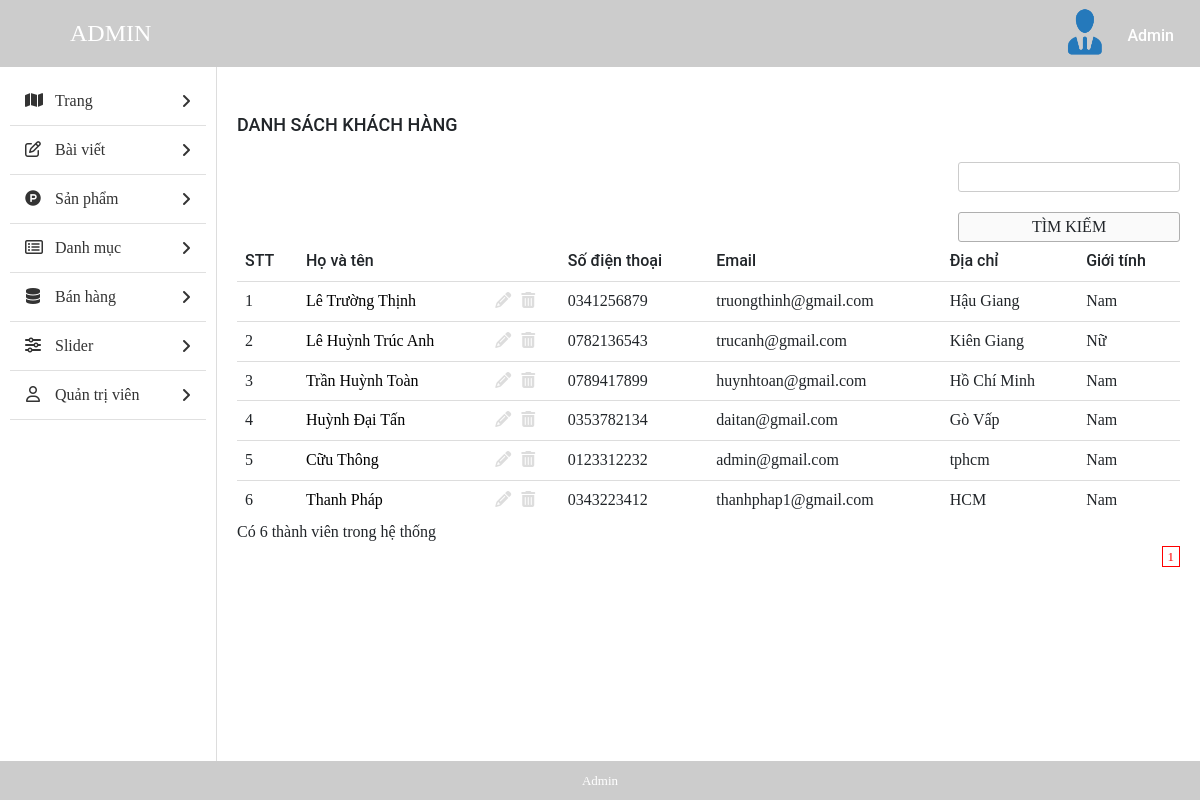
Screenshot of /XTStore/admin/index.php?mod=users&act=main (signed in) with the database file from the repository.
### tables this page shows
CREATE TABLE `users` (
  `user_id` int(11) NOT NULL,
  `fullname` varchar(50) NOT NULL,
  `username` varchar(50) NOT NULL,
  `password` varchar(50) NOT NULL,
  `email` varchar(50) NOT NULL,
  `phone` char(15) NOT NULL,
  `address` varchar(100) NOT NULL,
  `gender` enum('male','female') NOT NULL,
  `is_active` enum('0','1') NOT NULL DEFAULT '0',
  `active_token` varchar(50) DEFAULT NULL,
  `reset_token` varchar(50) DEFAULT NULL,
  `status` tinyint(4) NOT NULL DEFAULT 1
);

### XTStore/admin/lib/users.php (called while the page is built, shortened)
<?php
function is_login_admin() {
    if (isset($_SESSION['is_login_admin']))
        return TRUE;
    return FALSE;
}
function info_user($field = 'id') {
    $list_users = db_fetch_array("SELECT * FROM `admin`");
    if (isset($_SESSION['is_login_admin'])) {
        foreach ($list_users as $admin) {
            if ($_SESSION['user_login_admin'] == $admin['username']) {
                if (array_key_exists($field, $admin)) {
                    return $admin[$field];
                }
            }
        }
    }
    return FALSE;
}
function show_gender($gender) {
    $list_gender = array(
        'male' => 'Nam',
        'female' => 'Nữ'
    );
    if (array_key_exists($gender, $list_gender)) {
        return $list_gender[$gender];
    }
}
function get_users($start, $num_per_page) {
    $result = db_fetch_array("SELECT * FROM `users` where status != 2 LIMIT {$start}, {$num_per_page}");
    return $result;
}
?>

### XTStore/admin/db/database.php (called while the page is built, shortened)
<?php
function db_query($query_string) {
    global $conn;
    $result = mysqli_query($conn, $query_string);
    return $result;
}
function db_fetch_array($query_string) {
    $result = array();
    $mysqli_result = db_query($query_string);
    while ($row = mysqli_fetch_assoc($mysqli_result)) {
        $result[] = $row;
    }
    return $result;
}
function db_num_rows($query_string) {
    $mysqli_result = db_query($query_string);
    return mysqli_num_rows($mysqli_result);
}
?>

### XTStore/admin/modules/users/main.php (the view, shortened to what this page needs)
<?php
get_header();
?>
<?php
$sql = "SELECT * FROM `users` where status != 2";
$result = mysqli_query($conn, $sql);
$num_rows = mysqli_num_rows($result);
$number_rows = db_num_rows("SELECT * FROM `users`");
$num_per_page = 9;
$total_row = $number_rows;
$num_page = ceil($total_row / $num_per_page);
$page = isset($_GET['page']) ? (int) $_GET['page'] : 1;
$start = ($page - 1) * $num_per_page;
$list_users = get_users($start, $num_per_page);
?>
<div id="main-content-wp" class="list-product-page">
    <div class="wrap clearfix">
        <div id="content" class="fl-right">
            <div class="section" id="title-page">
                <div class="clearfix">
                    <h3 id="index" class="fl-left">Danh sách khách hàng</h3>
                </div>
            </div>
            <div class="section" id="detail-page">
                <div class="section-detail">
                    <form method="POST" class="form-s fl-right" action="?mod=search&act=search_users">
                        <input type="text" name="keyword" id="s">
                        <input type="submit" name="btn_search" value="Tìm kiếm">
                    </form>
                    <?php
                    if (!empty($list_users)) {
                        ?>
                        <div class="table-responsive">
                            <table class="table list-table-wp">
                                <thead>
                                    <tr>
                                        <td><span class="thead-text">STT</span></td>
                                        <td><span class="thead-text">Họ và tên</span></td>
                                        <td><span class="thead-text">Số điện thoại</span></td>
                                        <td><span class="thead-text">Email</span></td>
                                        <td><span class="thead-text">Địa chỉ</span></td>
                                        <td><span class="thead-text">Giới tính</span></td>
                                    </tr>
                                </thead>
                                <tbody>
                                    <?php
                                    $temp = $start;
                                    foreach ($list_users as $user) {
                                        $temp++;
                                        ?>
                                        <tr>
                                            <td><span class="tbody-text"><?php echo $temp; ?></h3></span>
                                            <td>
                                                <div class="tb-title fl-left">
                                                    <a href="" title=""><?php echo $user['fullname']; ?></a>
                                                </div>
                                                <ul class="list-operation fl-right">
                                                    <li><a href="<?php echo $user['url_update']; ?>" title="Sửa" class="edit"><i class="fa fa-pencil" aria-hidden="true"></i></a></li>
                                                    <?php
                                                    if ($user['status'] == 1) {
                                                        ?>
                                                    <li><a href="<?php echo $user['url_delete']; ?>" title="Xóa" onclick="return confirmAction_users()" class="delete"><i class="fa fa-trash" aria-hidden="true"></i></a></li>
                                                        <?php
                                                    } else {
                                                        ?>
                                                        <li><a href="" title="Xóa" onclick="return confirmAction_delete_status_users()" class="delete"><i class="fa fa-trash" aria-hidden="true"></i></a></li>
                                                        <?php
                                                    }
                                                    ?>
                                                </ul>
                                            </td>
                                            <td><span class="tbody-text"><?php echo $user['phone']; ?></span></td>
                                            <td><span class="tbody-text"><?php echo $user['email']; ?></span></td>
                                            <td><span class="tbody-text"><?php echo $user['address']; ?></span></td>
                                            <td><span class="tbody-text"><?php echo show_gender($user['gender']); ?></span></td>
                                        </tr>
                                        <?php
                                    }
                                    ?>
                                </tbody>
                            </table>
                        </div>
                        <?php
                    }
                    ?>
                </div>
                <p class="num_rows">Có <?php echo $num_rows; ?> thành viên trong hệ thống</p>
            </div>
            <div class="section" id="paging-wp">
                <div class="section-detail clearfix">
                    <?php
                    echo get_pagging($num_page, $page, "?mod=users&act=main");
                    ?>
                </div>
            </div>
        </div>
    </div>
</div>

### XTStore/admin/inc/header.php (shortened to what this page needs)
<!DOCTYPE html>
<html>
<head>
	<link href="public/css/bootstrap/bootstrap.min.css" rel="stylesheet" type="text/css" />
	<link href="public/css/bootstrap/bootstrap-theme.min.css" rel="stylesheet" type="text/css" />
	<link href="public/css/bootstrap/sb-admin.css" rel="stylesheet" type="text/css" />
	<link href="public/reset.css" rel="stylesheet" type="text/css" />
	<link href="public/style.css" rel="stylesheet" type="text/css" />
	<link href="public/responsive.css" rel="stylesheet" type="text/css" />
	<link href="public/esset/vendor/datatables/dataTables.bootstrap4.css" rel="stylesheet">
	<link href="public/esset/css/sb-admin.css" rel="stylesheet">
</head>
<body>
	<div id="site">
		<div id="container">
			<div id="header-wp">
				<div class="wp-inner clearfix">
					<a href="?page=list_post" title="" id="logo" class="fl-left">ADMIN</a>
					<div id="dropdown-user" class="dropdown dropdown-extended fl-right">
						<button class="dropdown-toggle clearfix" type="button" data-toggle="dropdown" aria-haspopup="true" aria-expanded="true">
							<div id="thumb-circle" class="fl-left">
								<img src="uploads/<?php if (is_login_admin()) echo info_user('avatar'); ?>" class="img-admin" alt="">
							</div>
							<h3 id="account" class="fl-right"><?php if (is_login_admin()) echo info_user('fullname'); ?></h3>
						</button>
					</div>
				</div>
			</div>

### XTStore/admin/public/css/import/global.css (style rules this page uses)
body { font-family: "Roboto Regular"; font-size: 14px; line-height: 24px; color: #333; }
.fl-left { float: left; }
.fl-right { float: right; }
img { max-width: 100%; height: auto; display: block; }
ul li { list-style: none!important; }
a { text-decoration: none!important; }
.dropdown .dropdown-toggle { background: none; border: none; outline: none; }

### XTStore/admin/public/css/import/list_post.css (style rules this page uses)
#header-wp { background:#ccc; }
#logo { font-family: 'Roboto Bold'; font-weight: normal; color: #fff; font-size: 24px; padding: 15px 70px; }
#thumb-circle { display: block; margin-top: 5px; width: 55px; }
#account { font-family: 'Roboto Medium'; font-weight: normal; color: #fff; padding: 23px 20px 14px 14px; }
#content { width: 82%; border-left: 1px solid #ddd; padding: 20px; }
#index { font-family: 'Roboto Medium'; font-weight: normal; text-transform: uppercase; font-size: 18px; padding: 24px 0px; }
.list-table-wp thead tr td { font-family: 'Roboto Medium'; font-weight: normal; }
.list-operation li { float: left; }
.list-operation li a { display: block; padding: 0px 5px; color: #ddd; }
.tb-title { width: 75%; display: -webkit-box; -webkit-line-clamp: 1; -moz-line-clamp: 1; -o-line-clamp: 1; -webkit-box-orient: vertical; -moz-box-orient: vertical; -o-box-orient: vertical; max-height: 100%; overflow: hidden; }
.list-operation { width: 25%; }
.form-s input[type="text"], .form-actions select { border-radius: 3px; border: 1px solid #ccc; padding: 2px 10px; }
.form-s input[type="submit"], .form-actions input[type="submit"] { border-radius: 3px; border: 1px solid #afafaf; padding: 2px 15px; background: #fafafa; }

### XTStore/admin/public/css/import/info_account.css (style rules this page uses)
.img-admin { border-radius: 50%; height: 53px; }

### XTStore/admin/public/css/import/menu.css (style rules this page uses)
#logo { border-radius: 50%; }

### XTStore/admin/public/css/import/update.css (style rules this page uses)
input { display: block; margin-bottom : 10px; }
input[type='text'], input[type='password'], input[type='email'] { padding: 5px 10px; border: 1px solid #dedede; width: 100%; }
input[type='submit'] { margin-top: 20px; display: block; padding: 9px 10px; text-align: center; background: #4fa327; border: none; width: 100%; text-transform: uppercase; cursor: pointer; }

### XTStore/admin/public/css/import/detail_order.css (style rules this page uses)
.table { margin-bottom: 0!important; }

### rows the page displays
users: fullname "Lê Trường Thịnh", phone "0341256879", email "truongthinh@gmail.com", address "Hậu Giang", gender "Nam"
users: fullname "Lê Huỳnh Trúc Anh", phone "0782136543", email "trucanh@gmail.com", address "Kiên Giang", gender "Nữ"
users: fullname "Trần Huỳnh Toàn", phone "0789417899", email "huynhtoan@gmail.com", address "Hồ Chí Minh", gender "Nam"
users: fullname "Huỳnh Đại Tấn", phone "0353782134", email "daitan@gmail.com", address "Gò Vấp", gender "Nam"
users: fullname "Cữu Thông", phone "0123312232", email "admin@gmail.com", address "tphcm", gender "Nam"
users: fullname "Thanh Pháp", phone "0343223412", email "thanhphap1@gmail.com", address "HCM", gender "Nam"

### other values shown
info_user('fullname') "Admin"
$num_rows "6"
